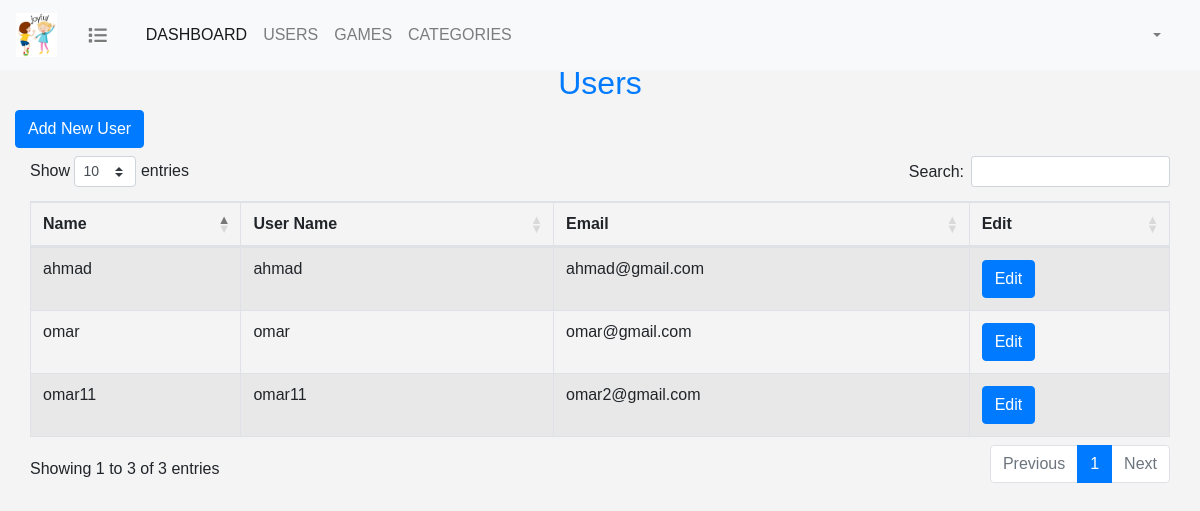
The page /users/index.php on the database its author committed.
### tables this page shows
CREATE TABLE `users` (
  `id` int(11) NOT NULL,
  `name` varchar(255) NOT NULL,
  `user_name` varchar(255) NOT NULL,
  `email` varchar(255) NOT NULL,
  `password` varchar(255) NOT NULL,
  `is_active` tinyint(1) NOT NULL DEFAULT 1
);

### users/classes/User.php (called while the page is built, shortened)
<?php
include(__DIR__ . '/../../db_connect.php');
class User
{
    static function listUsers()
    {
        global $con;
        $query = "SELECT *  FROM users ";
        $statement = $con->prepare($query);
        $statement->execute();
        $users = $statement->fetchAll(PDO::FETCH_ASSOC);
        return $users;
    }
}

### users/index.php (the view, shortened to what this page needs)
<?php
include('./classes/User.php');
$users = User::listUsers();
?>
<html>
<head>
    <?php include "../include/header.php";?>
    <link rel="stylesheet" href="users.css">
</head>
<body>
<?php include "../include/navbar.php"?>
<div class="container-fluid pt-5">
     <?php
    include "../include/dashboard.php";
    ?>
    <h2 class="text-primary text-center mt-3">Users</h2>
    <a href="add_user.php" class="btn btn-primary mb-2">Add New User</a>
    <table id="users_table" class="table table-bordered table-striped">
        <thead>
        <tr>
            <th scope="col">Name</th>
            <th scope="col">User Name</th>
            <th scope="col">Email</th>
            <th scope="col">Edit</th>
        </tr>
        </thead>
        <tbody>
          <?php
          foreach($users as $user)
          { ?>
               <tr>
               <td><?=$user['name']?></td>
               <td><?=$user['user_name']?></td>
               <td><?=$user['email']?></td>
               <td>
                   <a href="add_user.php?user_id=<?=$user['id']?>"  class="btn btn-primary">Edit</a>
               </td>
              </tr>
          <?php }?>
        </tbody>
    </table>
</div>
</body>
</html>

### assets/css/main.css (style rules this page uses)
* { margin: 0; padding: 0; -webkit-box-sizing:border-box; -moz-box-sizing:border-box; box-sizing:border-box; }
body { font-family: arial,tohama; margin:0; padding:0; background-color:#f4f4f4; }

### rows shown on the page
users: name "omar", user_name "omar", email "omar@gmail.com"
users: name "ahmad", user_name "ahmad", email "ahmad@gmail.com"
users: name "omar11", user_name "omar11", email "omar2@gmail.com"
